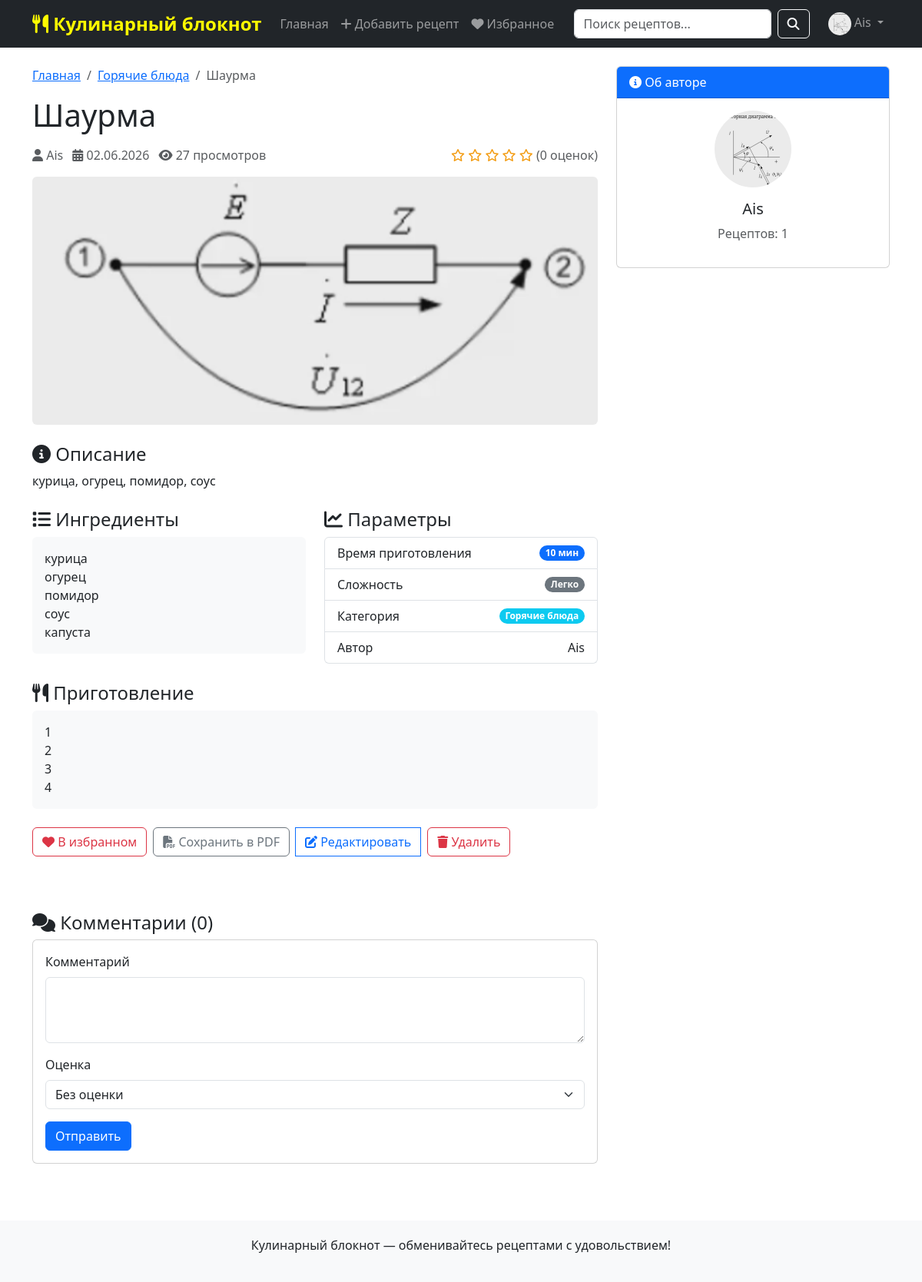
The page /recipes/1 (signed in) on the database its author committed.
### models.py (models this page shows)
class User(UserMixin, db.Model):
    __tablename__ = 'user'
    id = db.Column(db.Integer, primary_key=True)
    username = db.Column(db.String(80), unique=True, nullable=False, index=True)
    email = db.Column(db.String(120), unique=True, nullable=False, index=True)
    password_hash = db.Column(db.String(255), nullable=False)
    role = db.Column(db.String(20), default='user')
    avatar = db.Column(db.String(200), default='uploads/avatars/default.png')
    created_at = db.Column(db.DateTime, default=datetime.utcnow)
    recipes = db.relationship('Recipe', backref='author', lazy=True, cascade='all, delete-orphan')
    comments = db.relationship('Comment', backref='author', lazy=True, cascade='all, delete-orphan')
    favorites = db.relationship('Favorite', backref='user', lazy=True, cascade='all, delete-orphan')
    def is_admin(self):
        return self.role == 'admin'

class Category(db.Model):
    __tablename__ = 'category'
    id = db.Column(db.Integer, primary_key=True)
    name = db.Column(db.String(50), unique=True, nullable=False)
    slug = db.Column(db.String(50), unique=True, nullable=False, index=True)
    recipes = db.relationship('Recipe', backref='category', lazy=True)

class Recipe(db.Model):
    __tablename__ = 'recipe'
    id = db.Column(db.Integer, primary_key=True)
    title = db.Column(db.String(200), nullable=False, index=True)
    description = db.Column(db.Text, nullable=False)
    ingredients = db.Column(db.Text, nullable=False)
    steps = db.Column(db.Text, nullable=False)
    cooking_time = db.Column(db.Integer, nullable=False)
    difficulty = db.Column(db.String(20), nullable=False)
    image = db.Column(db.String(200), default='uploads/recipes/placeholder.png')
    user_id = db.Column(db.Integer, db.ForeignKey('user.id'), nullable=False)
    category_id = db.Column(db.Integer, db.ForeignKey('category.id'), nullable=False)
    created_at = db.Column(db.DateTime, default=datetime.utcnow)
    views_count = db.Column(db.Integer, default=0)
    comments = db.relationship('Comment', backref='recipe', lazy=True, cascade='all, delete-orphan')
    favorited_by = db.relationship('Favorite', backref='recipe', lazy=True, cascade='all, delete-orphan')
    def get_rating_avg(self):
        ratings = [c.rating for c in self.comments if c.rating]
        if not ratings:
            return 0
        return sum(ratings) / len(ratings)
    def get_rating_count(self):
        return len([c for c in self.comments if c.rating])

### routes/recipes.py (the view)
@recipes_bp.route('/<int:recipe_id>')
def detail(recipe_id):
    recipe = Recipe.query.get_or_404(recipe_id)
    recipe.views_count += 1
    db.session.commit()
    form = CommentForm()
    comments = Comment.query.filter_by(recipe_id=recipe_id).order_by(Comment.created_at.desc()).all()
    is_favorited = False
    if current_user.is_authenticated:
        is_favorited = Favorite.query.filter_by(user_id=current_user.id, recipe_id=recipe_id).first() is not None
    return render_template('recipe_detail.html', recipe=recipe, form=form, comments=comments, is_favorited=is_favorited)

### forms.py
class CommentForm(FlaskForm):
    content = TextAreaField('Комментарий', validators=[DataRequired(), Length(max=2000)])
    rating = SelectField('Оценка',
                         choices=[('', 'Без оценки'), ('5', '★★★★★'), ('4', '★★★★☆'), ('3', '★★★☆☆'), ('2', '★★☆☆☆'),
                                  ('1', '★☆☆☆☆')])
    submit = SubmitField('Отправить')

### app.py (called while the page is built)
@login_manager.user_loader
def load_user(user_id):
    return User.query.get(int(user_id))

### templates/recipe_detail.html (shortened to what this page needs)
{% extends "base.html" %}
{% block content %}
<div class="row">
    <div class="col-lg-8">
        <nav aria-label="breadcrumb">
            <ol class="breadcrumb">
                <li class="breadcrumb-item"><a href="{{ url_for('main.index') }}">Главная</a></li>
                <li class="breadcrumb-item"><a href="{{ url_for('main.search') }}?category={{ recipe.category_id }}">{{ recipe.category.name }}</a></li>
                <li class="breadcrumb-item active">{{ recipe.title }}</li>
            </ol>
        </nav>
        <h1 class="mb-3">{{ recipe.title }}</h1>
        <div class="d-flex justify-content-between align-items-center mb-3">
            <div>
                <span class="text-muted">
                    <i class="fas fa-user"></i> {{ recipe.author.username }}
                    <i class="fas fa-calendar-alt ms-2"></i> {{ recipe.created_at.strftime('%d.%m.%Y') }}
                    <i class="fas fa-eye ms-2"></i> {{ recipe.views_count }} просмотров
                </span>
            </div>
            <div class="rating-stars">
                {% set avg_rating = recipe.get_rating_avg() %}
                {% for i in range(5) %}
                    {% if i < avg_rating|round(0, 'floor') %}
                        <i class="fas fa-star"></i>
                    {% elif i < avg_rating %}
                        <i class="fas fa-star-half-alt"></i>
                    {% else %}
                        <i class="far fa-star"></i>
                    {% endif %}
                {% endfor %}
                <span class="text-muted">({{ recipe.get_rating_count() }} оценок)</span>
            </div>
        </div>
        <img src="{{ url_for('static', filename=recipe.image) }}" class="img-fluid rounded mb-4" alt="{{ recipe.title }}" style="max-height: 400px; width: 100%; object-fit: cover;" onerror="this.src='{{ url_for('static', filename='uploads/recipes/placeholder.png') }}'">
        <div class="mb-4">
            <h4><i class="fas fa-info-circle"></i> Описание</h4>
            <p>{{ recipe.description }}</p>
        </div>
        <div class="row mb-4">
            <div class="col-md-6">
                <h4><i class="fas fa-list"></i> Ингредиенты</h4>
                <div class="bg-light p-3 rounded">
                    {{ recipe.ingredients|replace('\n', '<br>')|safe }}
                </div>
            </div>
            <div class="col-md-6">
                <h4><i class="fas fa-chart-line"></i> Параметры</h4>
                <ul class="list-group">
                    <li class="list-group-item d-flex justify-content-between align-items-center">
                        Время приготовления
                        <span class="badge bg-primary rounded-pill">{{ recipe.cooking_time }} мин</span>
                    </li>
                    <li class="list-group-item d-flex justify-content-between align-items-center">
                        Сложность
                        <span class="badge bg-secondary rounded-pill">
                            {% if recipe.difficulty == 'easy' %}Легко
                            {% elif recipe.difficulty == 'medium' %}Средне
                            {% else %}Сложно{% endif %}
                        </span>
                    </li>
                    <li class="list-group-item d-flex justify-content-between align-items-center">
                        Категория
                        <span class="badge bg-info rounded-pill">{{ recipe.category.name }}</span>
                    </li>
                    <li class="list-group-item d-flex justify-content-between align-items-center">
                        Автор
                        <span>{{ recipe.author.username }}</span>
                    </li>
                </ul>
            </div>
        </div>
        <div class="mb-4">
            <h4><i class="fas fa-utensils"></i> Приготовление</h4>
            <div class="bg-light p-3 rounded">
                {{ recipe.steps|replace('\n', '<br>')|safe }}
            </div>
        </div>
        {% if current_user.is_authenticated %}
        <div class="btn-group mb-4">
            <form action="{{ url_for('recipes.toggle_favorite', recipe_id=recipe.id) }}" method="post" class="me-2">
                <button type="submit" class="btn btn-outline-danger">
                    {% if is_favorited %}
                        <i class="fas fa-heart"></i> В избранном
                    {% else %}
                        <i class="far fa-heart"></i> В избранное
                    {% endif %}
                </button>
            </form>
            <form action="{{ url_for('recipes.export_pdf', recipe_id=recipe.id) }}" method="get" class="me-2">
                <button type="submit" class="btn btn-outline-secondary">
                    <i class="fas fa-file-pdf"></i> Сохранить в PDF
                </button>
            </form>
            {% if recipe.user_id == current_user.id or current_user.is_admin() %}
                <a href="{{ url_for('recipes.edit', recipe_id=recipe.id) }}" class="btn btn-outline-primary me-2">
                    <i class="fas fa-edit"></i> Редактировать
                </a>
                <form action="{{ url_for('recipes.delete', recipe_id=recipe.id) }}" method="post" onsubmit="return confirm('Вы уверены?')">
                    <button type="submit" class="btn btn-outline-danger">
                        <i class="fas fa-trash"></i> Удалить
                    </button>
                </form>
            {% endif %}
        </div>
        {% endif %}
        <div class="mt-5">
            <h4><i class="fas fa-comments"></i> Комментарии ({{ comments|length }})</h4>
            {% if current_user.is_authenticated %}
            <div class="card mb-4">
                <div class="card-body">
                    <form method="post" action="{{ url_for('recipes.add_comment', recipe_id=recipe.id) }}">
                        <div class="mb-3">
                            {{ form.content.label(class="form-label") }}
                            {{ form.content(class="form-control", rows=3) }}
                        </div>
                        <div class="mb-3">
                            {{ form.rating.label(class="form-label") }}
                            {{ form.rating(class="form-select") }}
                        </div>
                        {{ form.submit(class="btn btn-primary") }}
                    </form>
                </div>
            </div>
            {% else %}
            <div class="alert alert-info">
                <a href="{{ url_for('auth.login') }}">Войдите</a>, чтобы оставить комментарий.
            </div>
            {% endif %}
        </div>
    </div>
    <div class="col-lg-4">
        <div class="card">
            <div class="card-header bg-primary text-white">
                <i class="fas fa-info-circle"></i> Об авторе
            </div>
            <div class="card-body text-center">
                <img src="{{ url_for('static', filename=recipe.author.avatar) }}" class="rounded-circle mb-3" style="width: 100px; height: 100px; object-fit: cover;" onerror="this.src='{{ url_for('static', filename='uploads/avatars/default.png') }}'">
                <h5>{{ recipe.author.username }}</h5>
                <p class="text-muted">Рецептов: {{ recipe.author.recipes|length }}</p>
            </div>
        </div>
    </div>
</div>
{% endblock %}

### templates/base.html (shortened to what this page needs)
<!DOCTYPE html>
<html lang="ru">
<head>
    <link href="https://cdn.jsdelivr.net/npm/bootstrap@5.3.0/dist/css/bootstrap.min.css" rel="stylesheet">
    <link rel="stylesheet" href="https://cdnjs.cloudflare.com/ajax/libs/font-awesome/6.4.0/css/all.min.css">
</head>
<body>
    <nav class="navbar navbar-expand-lg navbar-dark bg-dark">
        <div class="container">
            <a class="navbar-brand" href="{{ url_for('main.index') }}">
                <i class="fas fa-utensils"></i> Кулинарный блокнот
            </a>
            <div class="collapse navbar-collapse" id="navbarNav">
                <ul class="navbar-nav me-auto">
                    <li class="nav-item">
                        <a class="nav-link" href="{{ url_for('main.index') }}">Главная</a>
                    </li>
                    {% if current_user.is_authenticated %}
                    <li class="nav-item">
                        <a class="nav-link" href="{{ url_for('recipes.new') }}">
                            <i class="fas fa-plus"></i> Добавить рецепт
                        </a>
                    </li>
                    <li class="nav-item">
                        <a class="nav-link" href="{{ url_for('recipes.favorites') }}">
                            <i class="fas fa-heart"></i> Избранное
                        </a>
                    </li>
                    {% endif %}
                </ul>
                <form class="d-flex me-3" action="{{ url_for('main.search') }}" method="get">
                    <input class="form-control me-2" type="search" name="q" placeholder="Поиск рецептов..." aria-label="Search">
                    <button class="btn btn-outline-light" type="submit"><i class="fas fa-search"></i></button>
                </form>
                <ul class="navbar-nav">
                    {% if current_user.is_authenticated %}
                    <li class="nav-item dropdown">
                        <a class="nav-link dropdown-toggle" href="#" role="button" data-bs-toggle="dropdown">
                            {% if current_user.avatar and current_user.avatar != 'uploads/avatars/default.png' %}
                                <img src="{{ url_for('static', filename=current_user.avatar) }}" style="width: 30px; height: 30px; border-radius: 50%; object-fit: cover;">
                            {% else %}
                                <i class="fas fa-user-circle"></i>
                            {% endif %}
                            {{ current_user.username }}
                        </a>
                    </li>
                    {% endif %}
                </ul>
            </div>
        </div>
    </nav>
    <main class="container my-4">
        {% block content %}{% endblock %}
    </main>
    <footer>
        <div class="container text-center">
            <p>Кулинарный блокнот — обменивайтесь рецептами с удовольствием!</p>
        </div>
    </footer>
</body>
</html>

### templates/base.html (style rules this page uses)
.rating-stars { color: #f39c12; }
.navbar-brand { color: #fffb00; font-weight: bold; font-size: 1.5rem; }
footer { margin-top: 50px; padding: 20px 0; background-color: #f8f9fa; }

### rows shown on the page
User: avatar (picture), username "Ais", author.username "Ais"
Category: category.name "Горячие блюда"
Recipe: title "Шаурма", created_at "02.06.2026", views_count "27", image (picture), description "курица, огурец, помидор, соус", ingredients "курица огурец помидор соус капуста", cooking_time "10", steps "1 2 3 4"

### other values the page prints
{{ recipe.get_rating_count() }} "0"
{{ comments|length }} "0"
{{ recipe.author.recipes|length }} "1"
